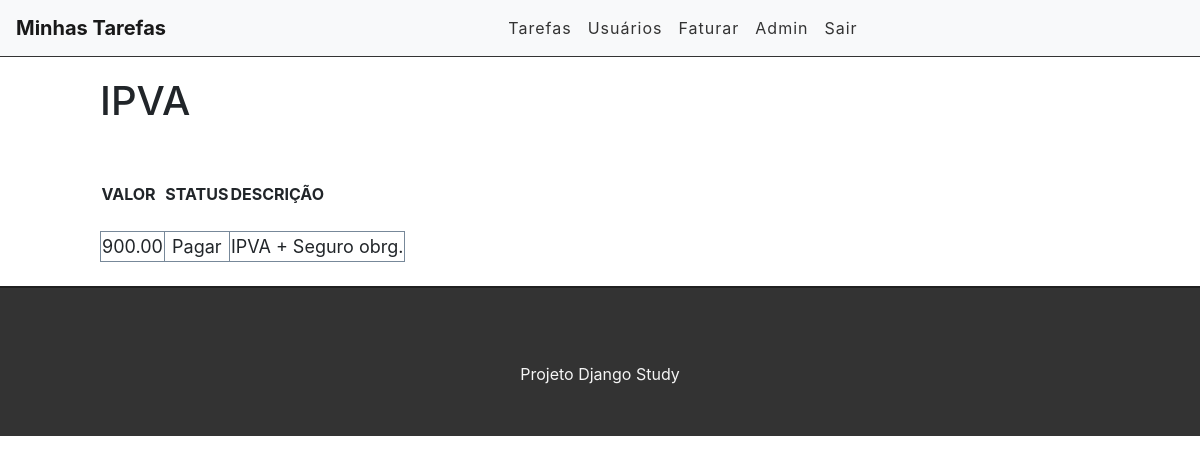
The page /task/13 (signed in) on the database its author committed.
### conta/models.py (models this page shows, shortened)
class Task(models.Model):
    STATUS = (
        ('Pago', 'Pago'),
        ('Pagar', 'Pagar'),
    )
    type_task = models.ForeignKey(TypeTask, verbose_name='Tipo de Conta', on_delete=models.CASCADE)
    name = models.CharField(verbose_name='Nome de Conta', max_length=255)
    description = models.TextField(verbose_name='Descrição de Conta', null=False)
    varcont = models.DecimalField(verbose_name='Valor da Conta', max_digits=5, decimal_places=2)
    done = models.CharField(verbose_name='Status da Conta', max_length=7,choices=STATUS,)
    create_at = models.DateTimeField(auto_now_add=True)
    update_at = models.DateTimeField(auto_now=True)

### conta/views.py (the view)
# urls.py: path('task/<int:id>', views.taskView, name='task-view'),
@login_required
def taskView(request, id):
    task = get_object_or_404(Task, pk=id)
    return render(request, 'conta/task.html', {'task': task})

### conta/templates/conta/task.html (shortened to what this page needs)
{% extends 'base.html' %}
{% block content %}
<div class="offset-1 col-16 list-div">
    <h1>{{task.name}}</h1>
<table class="minhaTabela">
            <thead>
                <tr ><br><br>
                    <th scope="row" rowspan="1" colspan="1">VALOR<br><br></th>
                    <th>STATUS<br><br></td>
                    <th>DESCRIÇÃO<br><br></td>
                </tr>
            </thead>
            <tbody>
                <tr>
                    <td>{{task.varcont}}</td>
                    <td>{{task.done}}</td>
                    <td>{{task.description}}</td>
                </tr>
            </tbody>
    </table>
</div>
<br>
{% endblock %}

### conta/static/css/styles.css (style rules this page uses)
.list-div { padding: 0; }
.minhaTabela tr td { font-size: 18px; text-align: center; width: auto; cursor: pointer; border-collapse: collapse; border: 1px solid #778899; }

### rows shown on the page
Task: name "IPVA", varcont "900.00", done "Pagar", description "IPVA + Seguro obrg."
